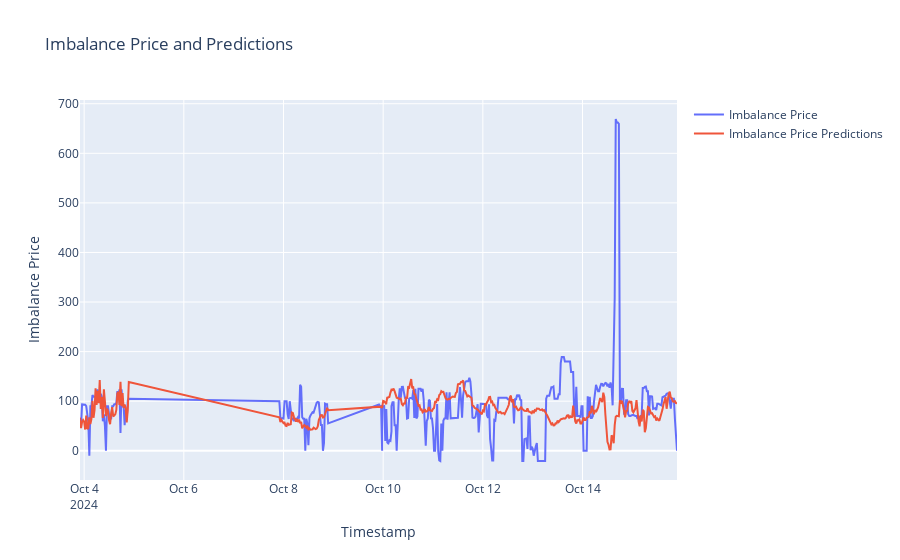

Notebook source saved alongside this figure:
### Code cell
#plot imbalance price and predictions
fig = go.Figure()
fig.add_trace(go.Scatter(x=df_api_new_merged1["datetime"], y=df_api_new_merged1["imbalance_price"], mode='lines', name='Imbalance Price'))
fig.add_trace(go.Scatter(x=df_api_new_merged1["datetime"], y=df_api_new_merged1["imbalance_price_predictions"], mode='lines', name='Imbalance Price Predictions'))
fig.update_layout(title='Imbalance Price and Predictions', xaxis_title='Timestamp', yaxis_title='Imbalance Price')
fig.show()

### Figure 1 — Plotly figure (JSON) as saved in the notebook; plotly's stock layout.template omitted (floating-point values rounded to 4 significant figures; data arrays with more than 128 entries replaced by an {"elided": "..."} marker saying what was removed)
{"data": [{"mode": "lines", "name": "Imbalance Price", "type": "scatter", "x": {"elided": "388 str values"}, "y": {"elided": "388 float values"}}, {"mode": "lines", "name": "Imbalance Price Predictions", "type": "scatter", "x": {"elided": "388 str values"}, "y": {"elided": "388 float values"}}], "layout": {"title": {"text": "Imbalance Price and Predictions"}, "xaxis": {"title": {"text": "Timestamp"}}, "yaxis": {"title": {"text": "Imbalance Price"}}}}
